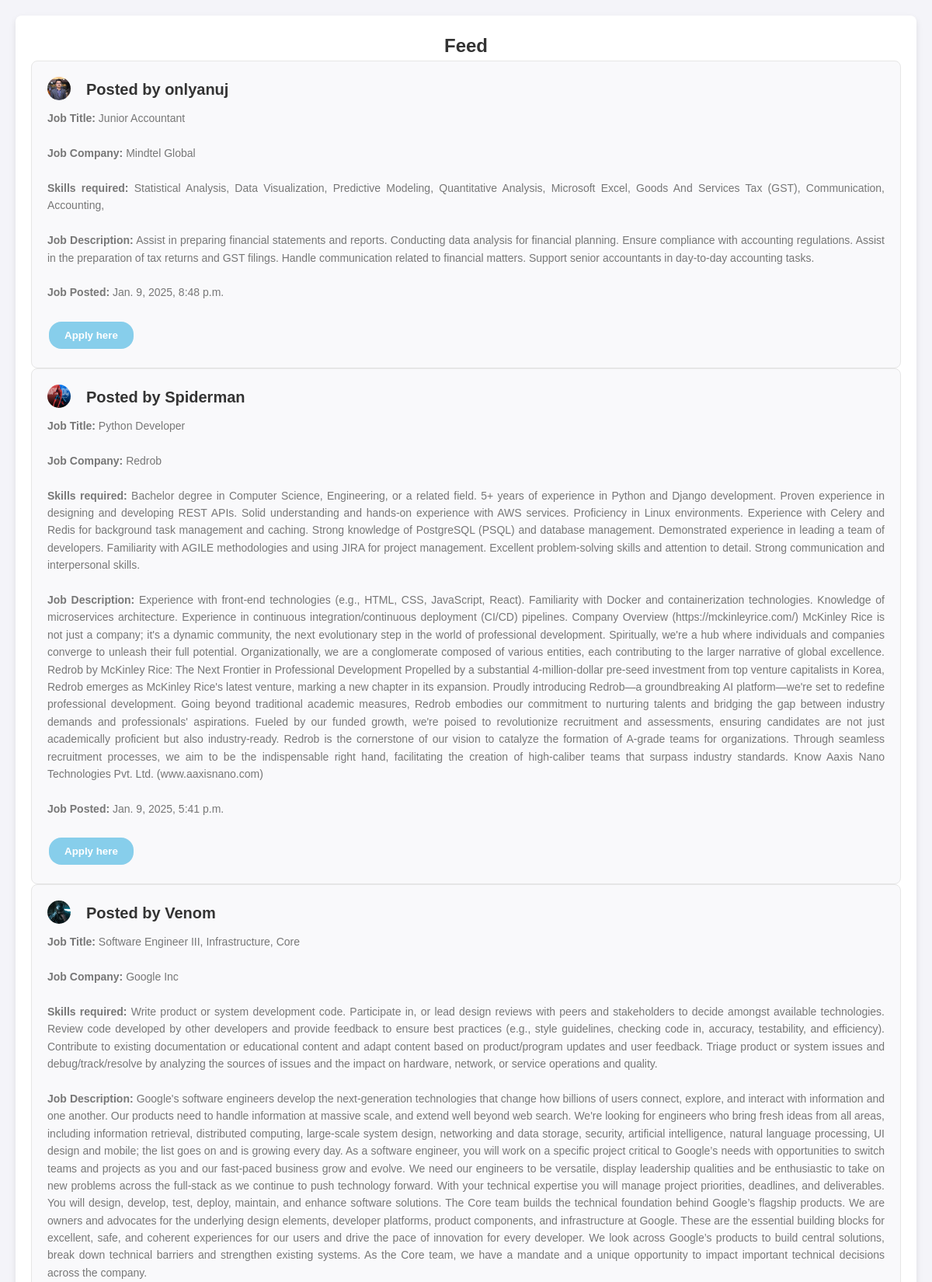
The page /feed/ (signed in, upper part) on the database its author committed.
### Pehchan/models.py (models this page shows, shortened)
class Post(models.Model):
    author = models.ForeignKey(User, on_delete=models.CASCADE, related_name='posts')
    job_title = models.CharField(max_length=200)
    job_company = models.CharField(max_length=500)
    skill = models.TextField(max_length=2000)
    description = models.TextField(max_length=2000)
    job_link = models.CharField(max_length=10000)
    created_at = models.DateTimeField(auto_now_add=True)

class Profile(models.Model):
    user = models.OneToOneField(User, on_delete=models.CASCADE, primary_key=True)
    profile_picture = models.ImageField(upload_to='profile_pictures/', blank=True, null=True)
    first_name = models.CharField(max_length=50)
    last_name = models.CharField(max_length=50)
    date_of_birth = models.DateField()
    mobile_number = models.CharField(max_length=15)
    skills = models.TextField(max_length=200)
    experience = models.TextField(max_length=200)

### Pehchan/views.py (the view)
# urls.py: path("feed/", views.feed_view, name="feed"),
@login_required
def feed_view(request):
    post = Post.objects.order_by('-created_at')
    return render(request, 'feed.html', {'post': post})

### Pehchan/templates/feed.html (shortened to what this page needs)
{% load static %}
<!DOCTYPE html>
<html lang="en">
<head>
</head>
<body>
    <div class="container">
      <h2>Feed</h2>
      {% for p in post %}
      <div class="detail-card">
        <div class="profile-details">
            <img src="{{p.author.profile.profile_picture.url}}" alt="Profile Picture" id='profile-img'><h2>Posted by {{p.author}}</h2>
        </div>
        <p style="text-align: justify;"><strong>Job Title:</strong> {{ p.job_title }}<br><br>
            <strong>Job Company:</strong> {{ p.job_company }}<br><br>
            <strong>Skills required:</strong> {{ p.skill }}<br><br>
            <strong>Job Description:</strong> {{ p.description }}<br><br>
            <strong>Job Posted:</strong> {{ p.created_at }}<br><br>
        </p>
        <div class="profile-details">
        <a href="{{p.job_link}}"><button type="button" class="button">Apply here</button></a>
        </div>
      </div>
      {% endfor %}
    </div>
</body>
</html>

### Pehchan/templates/feed.html (style rules this page uses)
* { margin: 0; padding: 0; box-sizing: border-box; }
body { font-family: Arial, sans-serif; background-color: #f4f4f9; color: #333; line-height: 1.6; padding: 20px; text-align: center; }
.container { max-width: 1200px; margin: 0 auto; padding: 20px; background: #fff; border-radius: 8px; box-shadow: 0 4px 8px rgba(0, 0, 0, 0.1); }
.detail-card { flex: 1 1 calc(33.333% - 20px); background: #f9f9fb; border: 1px solid #e6e6e6; border-radius: 8px; padding: 20px; text-align: start; }
.detail-card h2 { font-size: 20px; margin-bottom: 10px; }
.detail-card p { font-size: 14px; color: #777; }
#profile-img { height: 30px; width: 30px; border-radius: 100%; }
.profile-details { display: flex; flex-wrap: wrap; gap: 20px; }
button { background-color: skyblue; border: none; color: white; font-weight: bolder; padding: 10px 20px; text-align: center; text-decoration: none; display: inline-block; margin: 4px 2px; cursor: pointer; border-radius: 16px; }

### rows shown on the page
Post: author.profile.profile_picture (picture), author "onlyanuj", job_title "Junior Accountant", job_company "Mindtel Global", skill "Statistical Analysis, Data Visualization, Predictive Modeling, Quantitative Analysis, Microsoft Excel, Goods And Services Tax (GST), Communication, Accounting,", description "Assist in preparing financial statements and reports. Conducting data analysis for financial planning. Ensure compliance with accounting regulations. Assist in the preparation of tax returns and GST filings. Handle communication related to financial matters. Support senior accountants in day-to-day accounting tasks.", created_at "Jan. 9, 2025, 8:48 p.m."
Post: author.profile.profile_picture (picture), author "Spiderman", job_title "Python Developer", job_company "Redrob", skill "Bachelor degree in Computer Science, Engineering, or a related field. 5+ years of experience in Python and Django development. Proven experience in designing and developing REST APIs. Solid understanding and hands-on experience with AWS services. Proficiency in Linux environments. Experience with Celery and Redis for background task management and caching. Strong knowledge of PostgreSQL (PSQL) and database management. Demonstrated experience in leading a team of developers. Familiarity with AGILE methodologies and using JIRA for project management. Excellent problem-solving skills and attention to detail. Strong communication and interpersonal skills.", description "Experience with front-end technologies (e.g., HTML, CSS, JavaScript, React). Familiarity with Docker and containerization technologies. Knowledge of microservices architecture. Experience in continuous integration/continuous deployment (CI/CD) pipelines. Company Overview (https://mckinleyrice.com/) McKinley Rice is not just a company; it's a dynamic community, the next evolutionary step in the world of professional development. Spiritually, we're a hub where individuals and companies converge to unleash their full potential. Organizationally, we are a conglomerate composed of various entities, each contributing to the larger narrative of global excellence. Redrob by McKinley Rice: The Next…", created_at "Jan. 9, 2025, 5:41 p.m."
Post: author.profile.profile_picture (picture), author "Venom", job_title "Software Engineer III, Infrastructure, Core", job_company "Google Inc", skill "Write product or system development code. Participate in, or lead design reviews with peers and stakeholders to decide amongst available technologies. Review code developed by other developers and provide feedback to ensure best practices (e.g., style guidelines, checking code in, accuracy, testability, and efficiency). Contribute to existing documentation or educational content and adapt content based on product/program updates and user feedback. Triage product or system issues and debug/track/resolve by analyzing the sources of issues and the impact on hardware, network, or service operations and quality.", description "Google's software engineers develop the next-generation technologies that change how billions of users connect, explore, and interact with information and one another. Our products need to handle information at massive scale, and extend well beyond web search. We're looking for engineers who bring fresh ideas from all areas, including information retrieval, distributed computing, large-scale system design, networking and data storage, security, artificial intelligence, natural language processing, UI design and mobile; the list goes on and is growing every day. As a software engineer, you will work on a specific project critical to Google’s needs with opportunities to switch teams and…"
